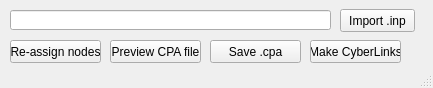
<?xml version="1.0" encoding="UTF-8"?>
<ui version="4.0">
 <class>MainWindow</class>
 <widget class="QMainWindow" name="MainWindow">
  <property name="geometry">
   <rect>
    <x>0</x>
    <y>0</y>
    <width>433</width>
    <height>88</height>
   </rect>
  </property>
  <property name="windowTitle">
   <string>MainWindow</string>
  </property>
  <widget class="QWidget" name="centralwidget">
   <widget class="QPushButton" name="importINP">
    <property name="geometry">
     <rect>
      <x>340</x>
      <y>9</y>
      <width>75</width>
      <height>23</height>
     </rect>
    </property>
    <property name="text">
     <string>Import .inp</string>
    </property>
   </widget>
   <widget class="QLineEdit" name="inp_path">
    <property name="geometry">
     <rect>
      <x>10</x>
      <y>10</y>
      <width>321</width>
      <height>20</height>
     </rect>
    </property>
   </widget>
   <widget class="QPushButton" name="reassigncybernodes">
    <property name="geometry">
     <rect>
      <x>10</x>
      <y>40</y>
      <width>91</width>
      <height>23</height>
     </rect>
    </property>
    <property name="text">
     <string>Re-assign nodes</string>
    </property>
   </widget>
   <widget class="QPushButton" name="makeCyberLinks">
    <property name="geometry">
     <rect>
      <x>310</x>
      <y>40</y>
      <width>91</width>
      <height>23</height>
     </rect>
    </property>
    <property name="text">
     <string>Make CyberLinks</string>
    </property>
   </widget>
   <widget class="QPushButton" name="previewFileBtn">
    <property name="geometry">
     <rect>
      <x>110</x>
      <y>40</y>
      <width>91</width>
      <height>23</height>
     </rect>
    </property>
    <property name="text">
     <string>Preview CPA file</string>
    </property>
   </widget>
   <widget class="QPushButton" name="save_cpa_btn">
    <property name="geometry">
     <rect>
      <x>210</x>
      <y>40</y>
      <width>91</width>
      <height>23</height>
     </rect>
    </property>
    <property name="text">
     <string>Save .cpa</string>
    </property>
   </widget>
  </widget>
  <widget class="QStatusBar" name="statusbar"/>
 </widget>
 <resources/>
 <connections/>
</ui>
